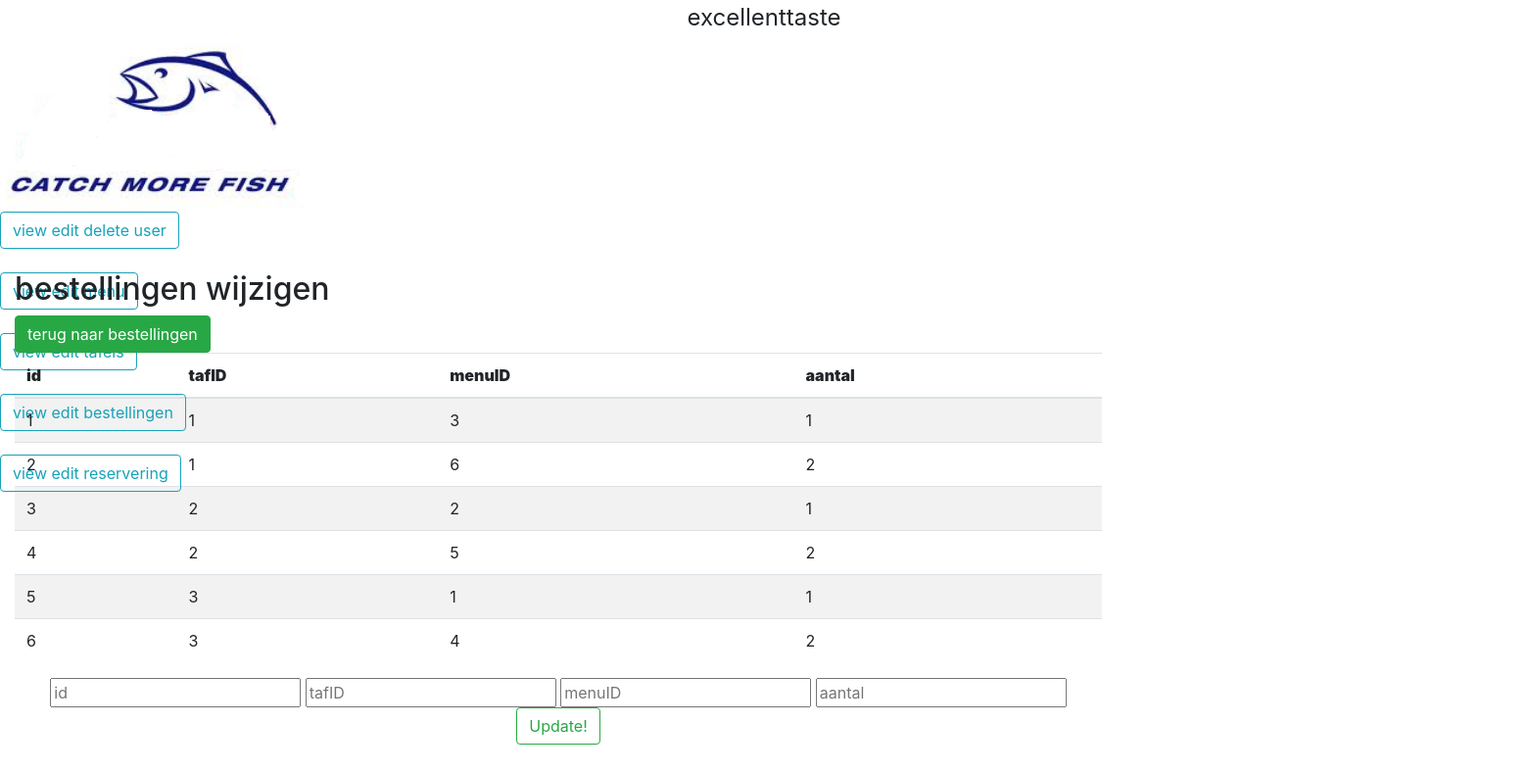
Page /bestellingen_wijzigen.php (signed in) on the committed database.
### tables this page shows
CREATE TABLE bestellingen(
    id INT NOT NULL AUTO_INCREMENT,
    tafID INT NOT NULL,
    menuID INT NOT NULL,
    aantal VARCHAR(250) NOT NULL,
    PRIMARY KEY(id),
    FOREIGN KEY(tafID) REFERENCES tafels(id),
    FOREIGN KEY(menuID) REFERENCES menu(id)
);

### database.php (called while the page is built, shortened)
  <?php
  class database{
    private $pdo;
    public function __construct($host, $user, $pass, $db, $charset){
      try {
          $dsn = "mysql:host=$host;dbname=$db;charset=$charset";
          $options = [
              PDO::ATTR_ERRMODE            => PDO::ERRMODE_EXCEPTION,
              PDO::ATTR_DEFAULT_FETCH_MODE => PDO::FETCH_ASSOC,
              PDO::ATTR_EMULATE_PREPARES   => false,
          ];
          $this->pdo = new PDO($dsn, $user, $pass, $options);
      } catch (\PDOException $e) {
          echo $e->getMessage();
          throw $e;
      }
    }
public function get_bestellingen_information($product){
    $query = "SELECT id, tafID, menuID, aantal FROM bestellingen
    ";
    $stmt = $this->pdo->prepare($query);
    $product !== NULL ? $stmt->execute(['product'=>$product]) : $stmt->execute();
    $results = $stmt->fetchAll(PDO::FETCH_ASSOC);
    return $results;
}
  }
?>

### bestellingen_wijzigen.php (the view, shortened to what this page needs)
<?php
include 'database.php';
$db = new database('localhost', 'root', '', 'excellenttaste', 'utf8');
?>
<html>
  <head>
    <link rel="stylesheet" href="https://cdn.jsdelivr.net/npm/bootstrap@4.5.3/dist/css/bootstrap.min.css">
  </head>
  <body>
    <div>
      <legend style="text-align: center;"> excellenttaste </legend>
      <img src="img\logo.png">
        <div class="topnav">
          <a class="btn btn-outline-info" href="view_edit_delete_medewerker.php">view edit delete user</a><br><br>
          <a class="btn btn-outline-info" href="view_edit_delete_menu.php">view edit menu</a><br><br>
          <a class="btn btn-outline-info" href="view_edit_delete_tafels.php">view edit tafels</a><br><br>
          <a class="btn btn-outline-info" href="view_edit_delete_bestellingen.php">view edit bestellingen</a><br><br>
          <a class="btn btn-outline-info" href="view_edit_delete_reservering.php">view edit reservering</a><br><br>
        </div>
      </div>
    <?php
        $results = $db->get_bestellingen_information(NULL);
        $columns = array_keys($results[0]);
        ?>
    <div class="container" style="margin-top:-250px; margin-right:500px;">
        <div class="table-responsive">
            <div class="table-wrapper">
                <div class="table-title">
                    <div class="row">
                        <div class="col-sm-5">
                            <h2>bestellingen wijzigen</b></h2>
                            <a class="btn btn-success" href="view_edit_delete_bestellingen.php" class="edit_btn" >terug naar bestellingen</a>
                        </div>
                    </div>
                </div>
                <table class="table table-striped table-hover">
                    <thead>
                        <tr>
                          <?php foreach($columns as $column){ ?>
                              <th><strong> <?php echo $column ?> </strong></th>
                          <?php } ?>
                        </tr>
                    </thead>
                    <?php foreach($results as $rows => $row){ ?>
                        <tr>
                            <?php foreach($row as $row_data){?>
                                <td>
                                    <?php echo $row_data ?>
                                </td>
                            <?php } ?>
                      </tr>
                    <?php } ?>
              </table>
              <form method="post" align="center" action='bestellingen_wijzigen.php' method='post' accept-charset='UTF-8'>
                <fieldset>
                  <input type="text" name="id" placeholder="id" required/>
                  <input type="text" name="tafID" placeholder="tafID" required/>
                  <input type="text" name="menuID" placeholder="menuID" required/>
                  <input type="text" name="aantal" placeholder="aantal" required/>
                  <button class="btn btn-outline-success" type="submit" name="submit" value="Sign up!">Update!</button>
                </fieldset>
              </form>
            </div>
          </div>
        </div>
    </body>
  </html>

### bestellingen_wijzigen.php (style rules this page uses)
.table-responsive { overflow-x: unset !important; }

### rows in the picture
bestellingen: row_data "1", menuID "3"
bestellingen: row_data "2", tafID "1", menuID "6"
bestellingen: id "3", row_data "2", aantal "1"
bestellingen: id "4", row_data "2", menuID "5"
bestellingen: id "5", tafID "3", row_data "1"
bestellingen: id "6", tafID "3", menuID "4", aantal "2"

### other values in the picture
$column "id"
$column "tafID"
$column "menuID"
$column "aantal"
